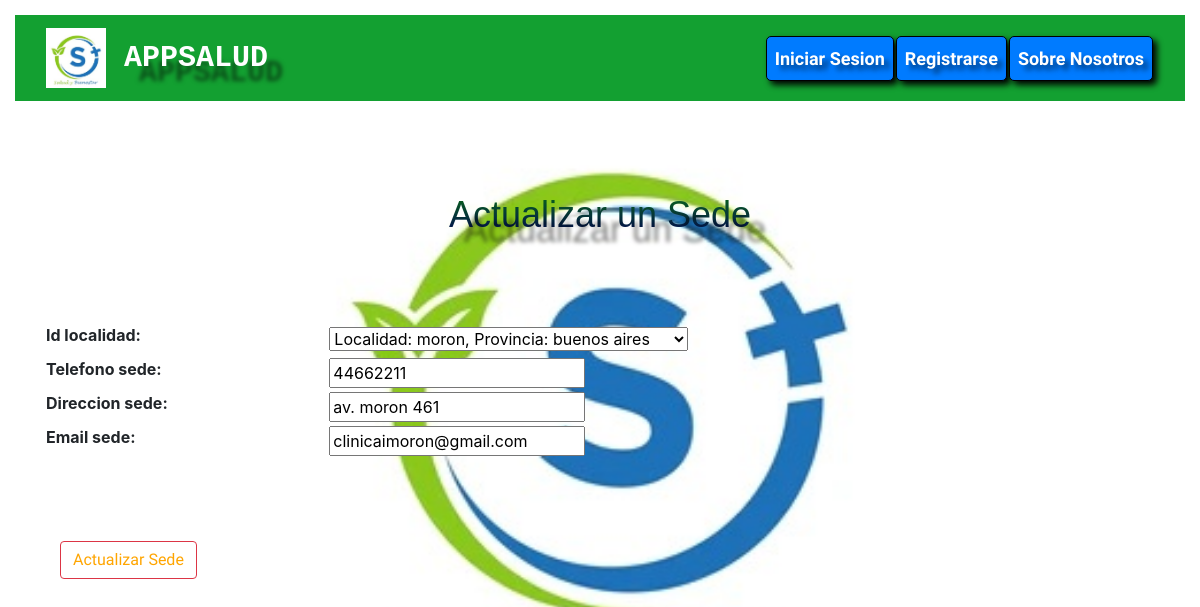
/actualizar_sede/1/, run on the app's committed database.
### AppSalud/models.py (models this page shows, shortened)
class Sede_Clinica(models.Model):
    id_localidad = models.ForeignKey(Localidad, on_delete=models.CASCADE)
    telefono_sede = models.IntegerField(max_length=30)
    direccion_sede = models.CharField(max_length=30)
    email_sede = models.EmailField()

### AppSalud/views.py (the view)
# urls.py: path('actualizar_sede/<int:id_sede>/', views.actualizar_sede, name='Actualizar_Sede'),
def actualizar_sede(request, id_sede):  # Usamos id_sede como parámetro único
    sede = get_object_or_404(Sede_Clinica, id=id_sede)
    if request.method == 'POST':
        form = crear_Sede_forms(request.POST)
        if form.is_valid():
            formulario_limpio = form.cleaned_data
            sede.id_localidad = formulario_limpio['id_localidad']
            sede.telefono_sede = formulario_limpio['telefono_sede']
            sede.direccion_sede = formulario_limpio['direccion_sede']
            sede.email_sede = formulario_limpio['email_sede']
            sede.save()
            return redirect('Sedesclinicas')  # Asume que 'listar_sedes' es el nombre de la URL para ver todas las sedes
    else:
        form = crear_Sede_forms(initial={
            'id_localidad': sede.id_localidad,
            'telefono_sede': sede.telefono_sede,
            'direccion_sede': sede.direccion_sede,
            'email_sede': sede.email_sede
        })
    return render(request, 'AppSalud/actualizar_sede.html', {'form': form})

### AppSalud/forms.py
class crear_Sede_forms(forms.Form):
    id_localidad = forms.ModelChoiceField(queryset=Localidad.objects.all())
    telefono_sede = forms.IntegerField()
    direccion_sede = forms.CharField()
    email_sede = forms.EmailField()

### AppSalud/models.py (called while the page is built)
    def __str__(self):
        return f"Localidad: {self.localidad}, Provincia: {self.provincia}"

### AppSalud/Templates/AppSalud/actualizar_sede.html (shortened to what this page needs)
{% extends 'AppSalud/base.html' %}
{% load static %}
{% block codigoDinamico %}
<div class="container">
    <form action="" method="post">
        <br> <br>
        <h1>Actualizar un Sede</h1>
        <br> <br>
        <table>
            {{form.as_table}}
        </table>
        <br> <br>
        <div class="container">
            <button type="submit" class="btn btn-outline-danger" style='color: orange;'>Actualizar Sede</button>
        </div>
    </form>
</div>
{% endblock %}

### AppSalud/static/styles.css (style rules this page uses)
body { background-image: url('salud.jpg'); background-size: 50%; background-position: center ; background-repeat: no-repeat; background-color: rgb(255, 255, 255); padding-left: 15px; padding-right: 15px; padding-top: 15px; padding-bottom: 15px; background-attachment:fixed; }
.container { margin-top: 5px; }
h1 { color: transparent; background: linear-gradient(0deg, #020457, #096b16); -webkit-background-clip: text; background-clip: text; font-size: 36px; text-shadow: 15px 15px 4px rgba(0, 0, 0, 0.5); font-family: 'Lucida Sans', 'Lucida Sans Regular', 'Lucida Grande', 'Lucida Sans Unicode', Geneva, Verdana, sans-serif; text-align: center; background-color: #131212; -webkit-background-clip: text; background-clip: text; }
form { display: flex; flex-direction: column; gap: 15px; }

### data on the page
Sede_Clinica: id_localidad "Localidad: moron, Provincia: buenos aires", telefono_sede "44662211", direccion_sede "av. moron 461", email_sede "clinicaimoron@gmail.com"
